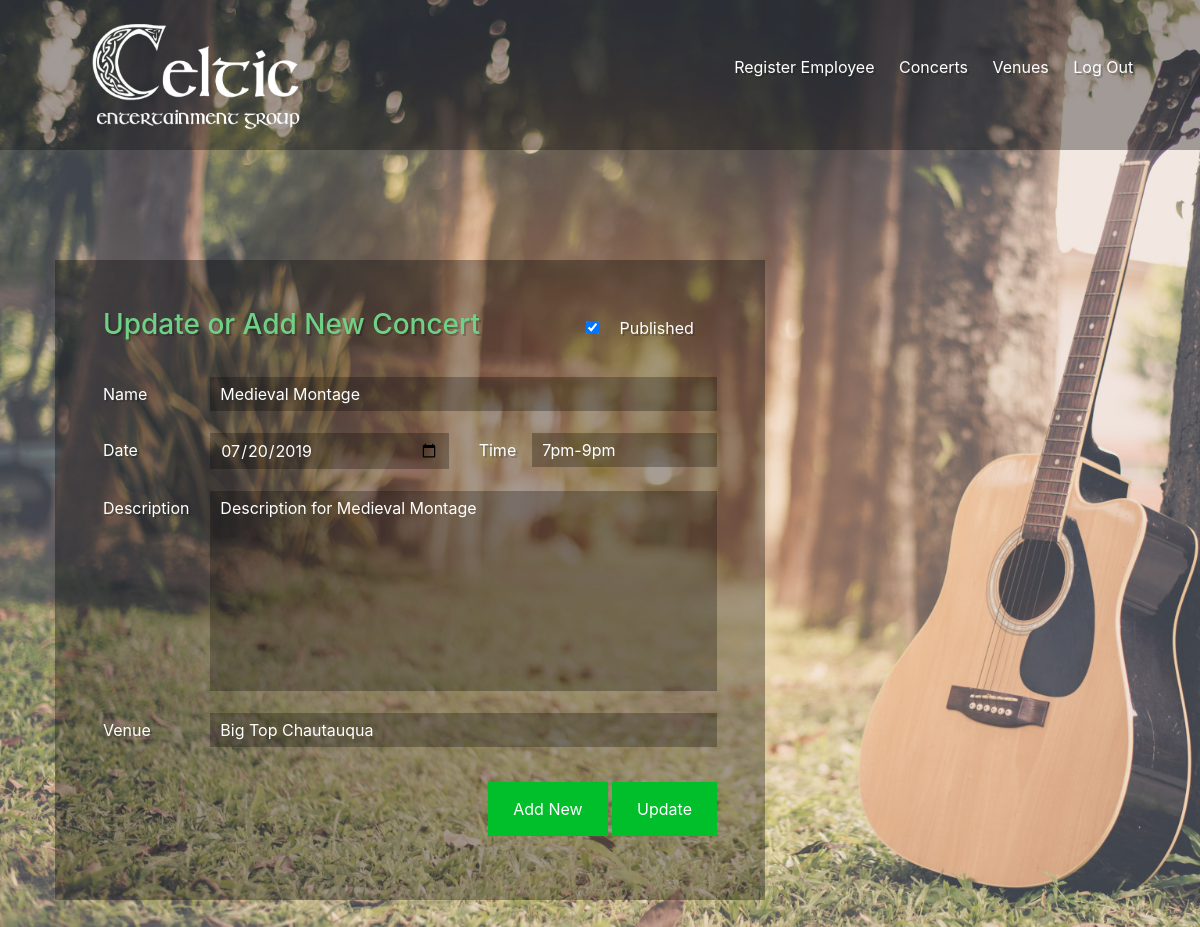
Page /add-concert.php?edit=2 (signed in) on the committed database.
### tables this page shows
CREATE TABLE `Concert` (
  `ConcertID` int(11) NOT NULL,
  `Concert_name` varchar(25) NOT NULL,
  `Description` varchar(150) NOT NULL,
  `Published` tinyint(1) NOT NULL
);

CREATE TABLE `Schedule` (
  `ScheduleID` int(11) NOT NULL,
  `ConcertID` int(11) NOT NULL,
  `VenueID` int(11) NOT NULL,
  `Date` date NOT NULL,
  `Time` varchar(25) NOT NULL
);

### add-concert.php (the view, shortened to what this page needs)
<html>
  <head>
    <link rel="stylesheet" href="css/bootstrap.min.css">
    <link rel="stylesheet" href="css/style.css">
  </head>
  <body>
    <?php include 'header.inc.php'; ?>
    <?php if ($isAdmin) {
      require_once('config.php');
      $cname = $cdate = $ctime = $cdescription = $cvenue = $selectedVenue = $cpublished = "";
      $editMode = false;
      $venueList = array();
      $query = "SELECT VenueID, Venue_name FROM Venue";
      $response = mysqli_query($link, $query);
      if ($response) {
        while ($row = mysqli_fetch_array($response)) {
          $key = $row["VenueID"];
          $venueList[$key] = $row["Venue_name"];
        }
      }
      if (isset($_GET['edit'])) {
        $editMode = true;
        $concertEditId = $_GET['edit'];
        $query = "SELECT Concert_name, Description, Published FROM Concert WHERE ConcertID = ?";
        if ($stmt = mysqli_prepare($link, $query)) {
          mysqli_stmt_bind_param($stmt, "i", $concertEditId);
          if (mysqli_stmt_execute($stmt)) {
            if ($result = mysqli_stmt_get_result($stmt)) {
              $row = mysqli_fetch_array($result);
              $cname = $row['Concert_name'];
              $cdescription = $row['Description'];
              $cpublished = $row['Published'];
              $query = "SELECT VenueID, Date, Time FROM Schedule WHERE ConcertID = ?";
              if ($stmt = mysqli_prepare($link, $query)) {
                mysqli_stmt_bind_param($stmt, "i", $concertEditId);
                if (mysqli_stmt_execute($stmt)) {
                  if ($result = mysqli_stmt_get_result($stmt)) {
                    $row = mysqli_fetch_array($result);
                    $ctime = $row['Time'];
                    $cdate = $row['Date'];
                    $selectedVenue = $row['VenueID'];
                  }
                }
              }
            }
          }
        }
      }
    ?>
    <main>
      <div class="container">
        <div class="row">
          <div class="col-md-8">
            <div class="tile overlay p-5">
              <form action="<?php echo htmlspecialchars($_SERVER["PHP_SELF"]); ?>" method="post">
                <div class="row">
                  <div class="col-md-9 mb-3">
                    <h3 class="light-green">
                      <?php if ($editMode) { ?>
                        Update or Add New Concert
                      <?php } else { ?>
                        Add Concert
                      <?php } ?>
                    </h3>
                  </div>
                  <div class="col-md-3 mb-3">
                    <?php if ($isAdmin) { ?>
                      <label>
                        <input class="mr-3" type="checkbox" name="cpublish" value="1"
                               <?php if ($cpublished) { echo "checked"; } ?> />
                        Published
                      </label>
                    <?php } ?>
                  </div>
                  <div class="col-md-2 mt-2">
                    <label for="cname">Name</label>
                  </div>
                  <div class="col-md-10 mt-2">
                    <input type="text" name="cname" id="cname" value="<?php echo $cname ?>" />
                  </div>
                  <div class="col-md-2 mt-2">
                    <label for="cdate">Date</label>
                  </div>
                  <div class="col-md-5 mt-2">
                    <input type="date" name="cdate" id="cdate" value="<?php echo $cdate ?>" />
                  </div>
                  <div class="col-md-1 mt-2">
                    <label for="ctime">Time</label>
                  </div>
                  <div class="col-md-4 mt-2">
                    <input type="text" name="ctime" id="ctime" value="<?php echo $ctime ?>" />
                  </div>
                  <div class="col-md-2 mt-2">
                    <label for="cdescription">Description</label>
                  </div>
                  <div class="col-md-10 mt-2">
                    <textarea name="cdescription"><?php echo $cdescription; ?></textarea>
                  </div>
                  <div class="col-md-2 mt-2">
                    <label for="cvenue">Venue</label>
                  </div>
                  <div class="col-md-10 mt-2">
                    <select name="cvenue">
                      <?php foreach ($venueList as $key => $value) { ?>
                        <option value="<?php echo $key; ?>" <?php if ($key==$selectedVenue) { echo "selected"; } ?>>
                          <?php echo $value; ?>
                        </option>
                      <?php } ?>
                    </select>
                  </div>
                </div>
                <div class="text-right mt-4">
                  <input type="submit" name="addConcert" value="Add New" />
                  <?php if ($editMode) { ?>
                    <input type="submit" name="updateConcert" value="Update"
                           formaction="add-concert.php?update=<?php echo $concertEditId; ?>" formmethod="post" />
                  <?php } ?>
                </div>
              </form>
            </div>
          </div>
        </div>
      </div>
    </main>
    <?php } ?>
  </body>
</html>

### css/style.css (style rules this page uses)
body { background-image: url("../images/CEG-background.jpg"); background-size: cover; color: #fff; padding-bottom: 50px; text-shadow: 2px 2px #00000033; }
button, input[type="submit"], .button { background-color: #00bf2a; border: none; color: #fff; cursor: pointer; font-size: 16px; outline: none; padding: 15px 25px; text-align: center; text-decoration: none; }
.tile { background-color: #fff; color: #a2a2a2; margin: 10px; padding: 20px 25px; text-shadow: none; }
.tile input[type="text"], .tile input[type="email"], .tile input[type="password"], .tile input[type="date"], .tile input[type="tel"], .tile select, .tile textarea { border: 2px solid #047b1e color: #a2a2a2; outline: none; margin: 3px 0; padding: 5px 10px; width: 100%; }
.tile option, .tile select { border-radius: 0; -webkit-appearance: none; }
.tile textarea { min-height: 200px; resize: none; }
.tile label { padding: 5px 0; margin: 3px 0; }
.overlay { background-color: #00000055; color: #fff; text-shadow: 2px 2px #00000033; }
.overlay input[type="text"], .overlay input[type="email"], .overlay input[type="password"], .overlay input[type="date"], .overlay input[type="tel"], .overlay select, .overlay textarea { background-color: #00000045; border: none; color: #fff; }
main { margin-top: 100px; }
.light-green { color: #6fd185; }

### rows in the picture
concert: Published "☑", cname "Medieval Montage", cdescription "Description for Medieval Montage"
schedule: cdate "07/20/2019", ctime "7pm-9pm", cvenue "Big Top Chautauqua"
